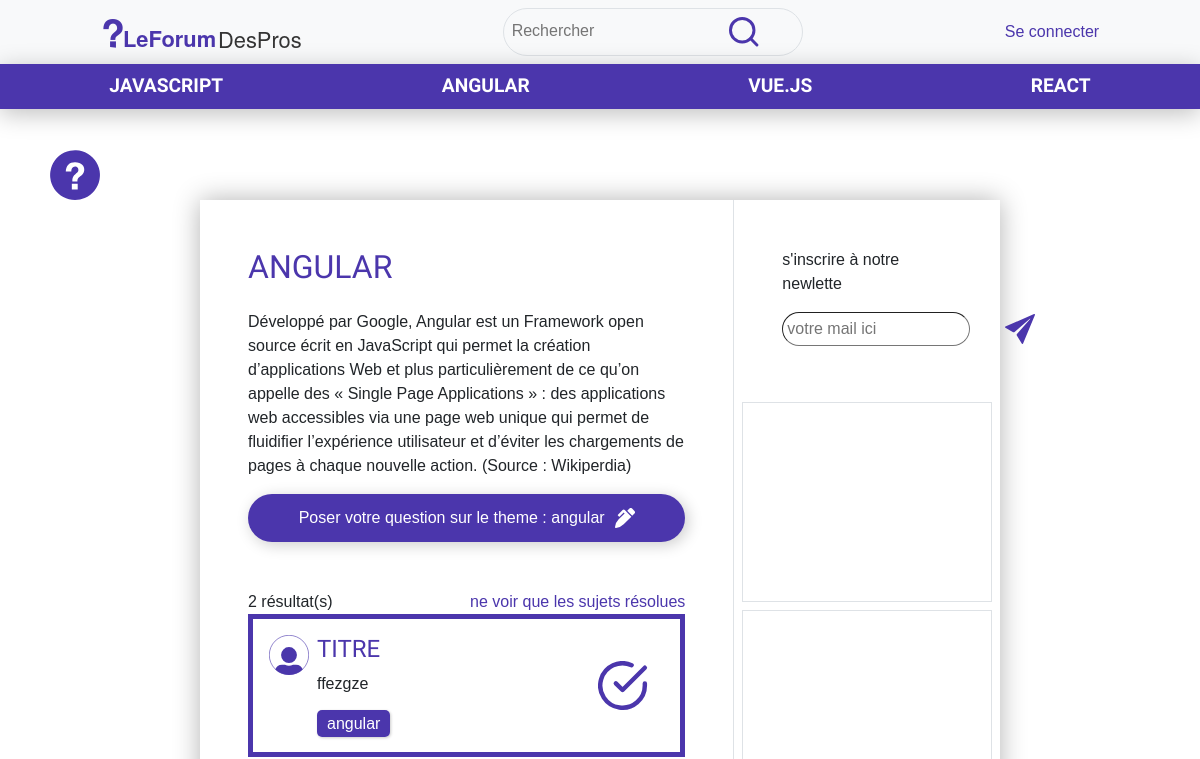
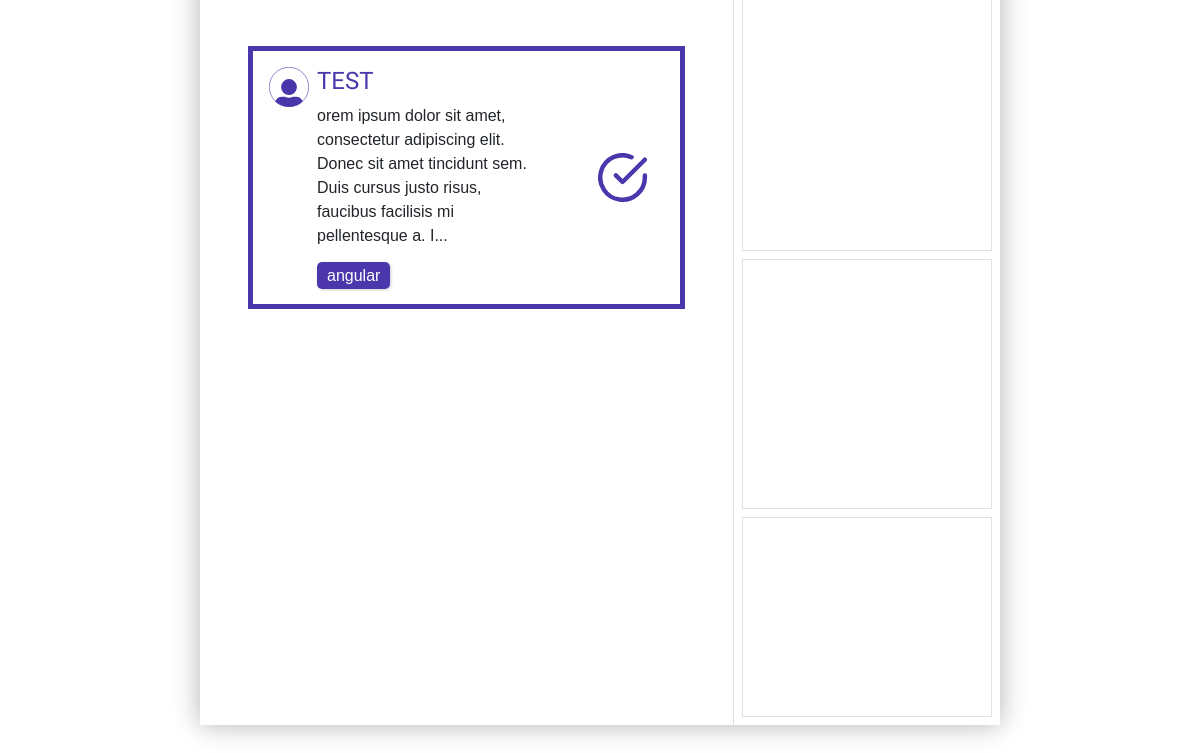
The app's page /index.php?action=pageCategorie&idCat=2, older data (2 pictures, top to bottom).
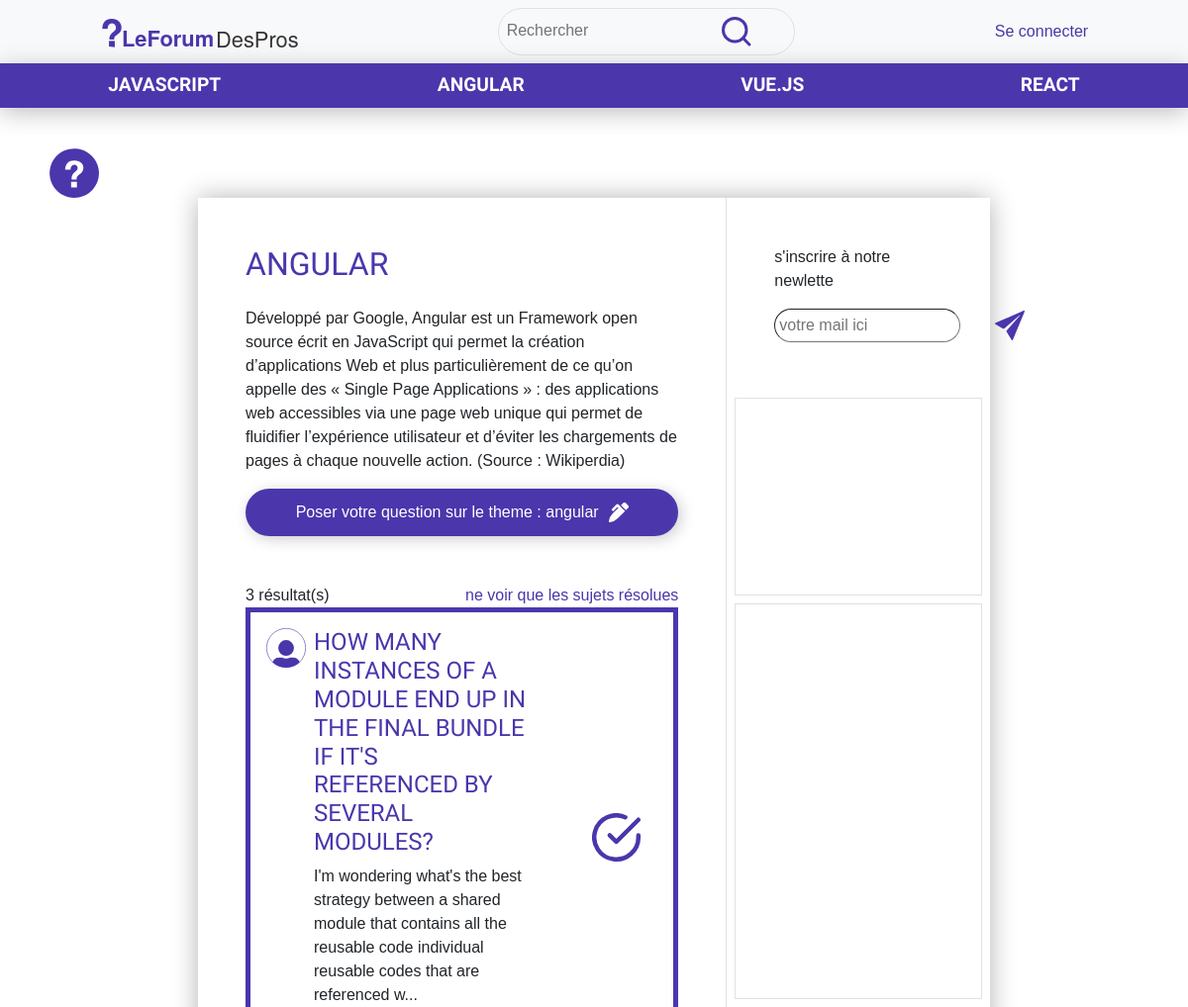
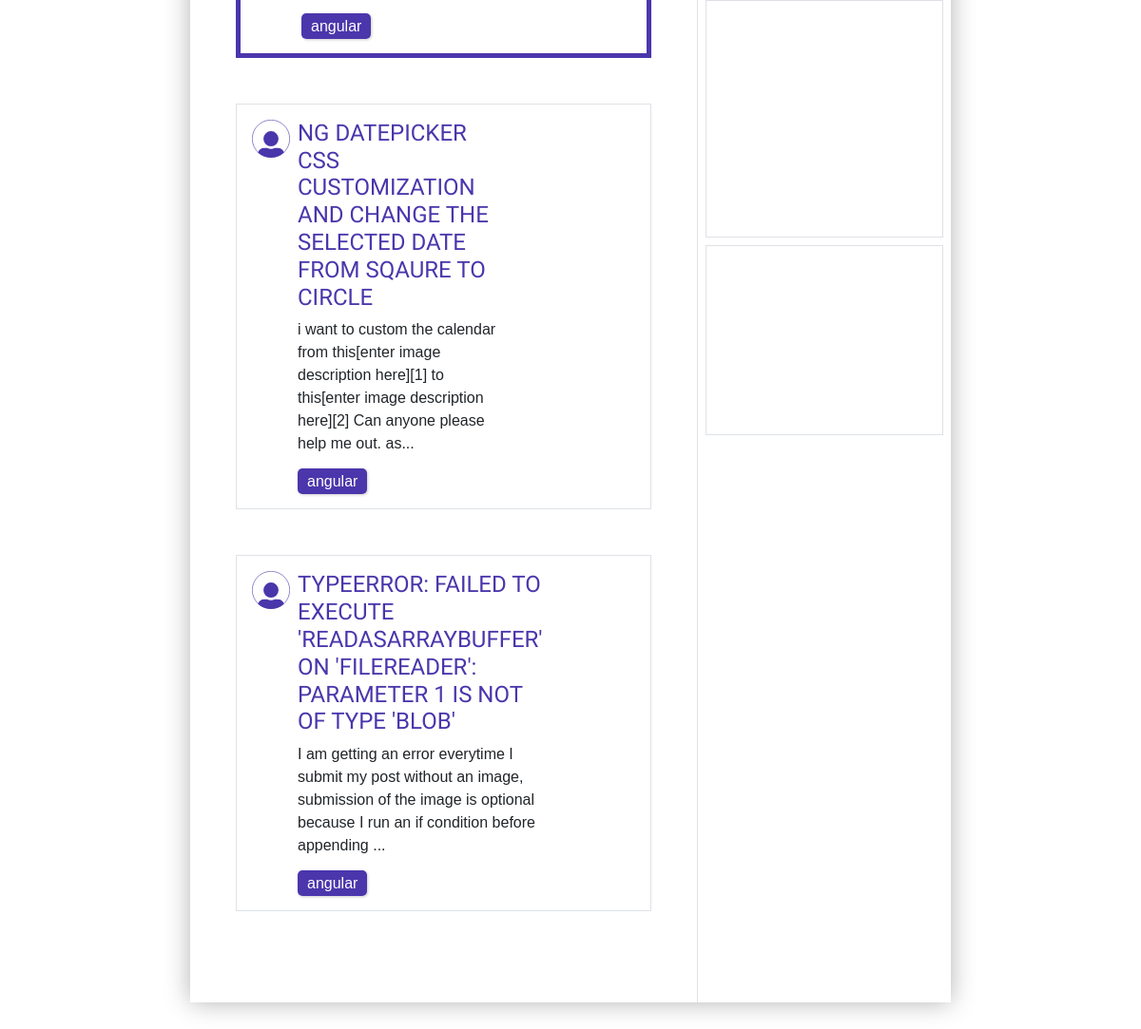
The same page, newer data (2 pictures, top to bottom).
### tables this page shows
CREATE TABLE `cat` (
  `id` int(11) NOT NULL,
  `categorie` varchar(100) NOT NULL,
  `def` text NOT NULL
);

CREATE TABLE `sujet` (
  `id` int(11) NOT NULL,
  `titre` varchar(200) NOT NULL,
  `contenu` text NOT NULL,
  `id_user` int(11) NOT NULL,
  `id_cat` int(11) NOT NULL,
  `resolue` tinyint(1) NOT NULL DEFAULT '0'
);

### config/actions.php (called while the page is built)
<?php
$listeDesActions = array(
    "" => "vues/home.php",
    "home" => "vues/home.php",
    "connexion" => "vues/connexion.php",
    "mySujet" => "vues/mySujet.php",
    "myMessage" => "vues/myMessage.php",
    "admin" => "vues/admin.php",
    "createPost" => "vues/createPost.php",
    "pageSujet" => "vues/pageSujet.php",
    "pageCategorie" => "vues/pageCategorie.php",
    "search" => "vues/search.php",
    "readMessage" => "vues/readMessage.php",
    "register" => "traitement/register.php",
    "login" => "traitement/login.php",
    "logout" => "traitement/logout.php",
    "newPost" => "traitement/newPost.php",
    "newCommentaire" => "traitement/newCommentaire.php",
    "deleteCom" => "traitement/deleteCom.php",
    "deleteSujet" => "traitement/deleteSujet.php",
    "deleteCat" => "traitement/deleteCat.php",
    "addCat" => "traitement/addCat.php",
    "deleteUser" => "traitement/deleteUser.php",
    "postResolue" => "traitement/postResolue.php",
    "changeAvatar" => "traitement/changeAvatar.php",
    "sendMessage" => "traitement/sendMessage.php",
    "sendReponse" => "traitement/sendReponse.php",
)
?>

### vues/pageCategorie.php (the view)
<?php
    if(isset($_GET['idCat'])) {
        $idCat = $_GET['idCat'];
        $getCat = $bdd->prepare('SELECT * FROM `cat` WHERE `id`=:id');
        $getCat->execute([
            'id' => $idCat
        ]);
        $cat = $getCat->fetch();
        if(isset($_GET['actionResolue']) AND $_GET['actionResolue'] == true){
            $getSujet = $bdd->prepare('SELECT * FROM `sujet` WHERE `resolue` = :resolue AND `id_cat`= :idCat ORDER BY `id` DESC');
            $getSujet->execute([
                'resolue' => 1,
                'idCat' => $idCat
            ]);
        } else {
            $getSujet = $bdd->prepare('SELECT * FROM `sujet` WHERE `id_cat`= :idCat ORDER BY `id` DESC');
            $getSujet->execute([
                'idCat' => $idCat
            ]);
        }
        $nbSujet = $getSujet->rowCount();
    }
    include('include/nav.php');
?>
<div class="pageCategorie marge page d-flex">
    <div class="feed col-8 p-5">
    <h2 class="mb-4"><?=$cat['categorie']?></h2>
    <p><?=$cat['def']?></p>
        <a class="button d-flex align-items-center justify-content-center" href="index.php?action=createPost&idCat=<?=$cat['id']?>">Poser votre question sur le theme : <?=$cat['categorie']?><img src="images/pen.svg" alt="pen" width="20px"></a>
        <div class="mt-5">
            <div class="d-flex justify-content-between">
                <div class="resultatNb"><?=$nbSujet?> résultat(s)</div>
                <?php if(isset($_GET['actionResolue']) AND $_GET['actionResolue'] == true) { ?>
                    <div><a class="link" href="?action=pageCategorie&idCat=<?=$idCat?>">voir tous les sujets </a></div>
                <?php } else { ?>
                    <div><a class="link" href="?action=pageCategorie&actionResolue=true&idCat=<?=$idCat?>">ne voir que les sujets résolues</a></div>
                <?php  } ?>
            </div>
            <?php while($s = $getSujet->fetch()){ ?>
                <?php if($s['resolue'] == 0) { ?>
                <div class="post d-flex mb-5 border border-1 p-3 justify-content-between">
                <?php } else { ?>
                <div class="post d-flex justify-content-between mb-5 border-violet p-3">
                <?php } ?>
                    <?php
                        $idCat = $s['id_cat'];
                        $catPost = $bdd->prepare('SELECT * FROM cat WHERE id=?');
                        $catPost->execute(array($idCat));
                        $cat = $catPost->fetch();
                    ?>
                    <div class="post d-flex align-items-start col-8">
                        <img src="images/user.svg" alt="user" class="me-2" width="40px">
                        <div class="sujetText">
                            <h4><a href="index.php?action=pageSujet&idSujet=<?=$s['id']?>"><?=$s['titre']?></a></h4>
                            <?php if(strlen($s['contenu']) > 150) { ?>
                                <p><?=substr($s['contenu'], 0, 150)?>...</p>
                            <?php } else { ?>
                                <p><?=$s['contenu']?></p>
                            <?php } ?>
                            <span class="categorie"><a href="index.php?action=pageCategorie&idCat=<?=$cat['id']?>"><?=$cat['categorie']?></a></span>
                        </div>
                    </div>
                    <div class="d-flex align-items-center justify-content-end col-4">
                        <?php if($s['resolue'] == 1) { ?>
                            <span class="p-3 d-flex align-items-center justify-content-center">
                                <img src="images/check.svg" width="50px" alt="chech">
                            </span>
                        <?php } ?>
                    </div>
                </div>
            <?php } ?>
        </div>
    </div>
    <?php include('include/sidebar.php') ?>
</div>

### index.php (shortened to what this page needs)
<?php
    include('config/actions.php');
?>
<!DOCTYPE html>
<html lang="fr">
<head>
    <link rel="stylesheet" href="asset/main.css">
    <link href="https://cdn.jsdelivr.net/npm/bootstrap@5.0.0-beta2/dist/css/bootstrap.min.css" rel="stylesheet">
</head>
<body>
    <div>
        <div>
            <div>
                <?php
                if (isset($_GET["action"])) {
                    $action = $_GET["action"];
                } else {
                    $action = "home";
                }
                if (array_key_exists($action, $listeDesActions) == false) {
                    include("vues/404.php");
                } else {
                    include($listeDesActions[$action]);
                }
                ?>
            </div>
        </div>
    </div>
</body>
</html>

### vues/include/nav.php (shortened to what this page needs)
<?php
    $getCat = $bdd->prepare('SELECT * FROM cat');
    $getCat->execute();
?>
<div class="fixed-top">
    <nav class="navbar d-flex justify-content-around bg-light">
        <a href="index.php?action=home"><img src="images/logo.svg" alt="logo" width="200px"></a>
        <div class="search border border-1 p-2 rounded-pill">
            <form action="?action=search" method="POST">
                <div class="form-group">
                    <input type="text" id="contenuSearch" name="contenuSearch" class="contenuSearch" placeholder="Rechercher">
                    <button type="submit"><img src="images/search.svg" alt="search" width="30px"></button>
                </div>
            </form>
        </div>
        <?php if(isset($_SESSION['id'])){ ?>
                <button class="bg-transparent" type="button" data-bs-toggle="modal" data-bs-target="#userProfil">
                    <img src="images/user/<?=$_SESSION['avatar']?>.svg" width="40px" alt=""> <?=$_SESSION['pseudo']?>
                </button>
                <div class="dropdown">
                    <button class="button dropdown-toggle" type="button" id="dropdownMenuButton1" data-bs-toggle="dropdown" aria-expanded="false">
                        Menu
                    </button>
                    <ul class="dropdown-menu" aria-labelledby="dropdownMenuButton1">
                        <?php if($_SESSION['role'] == 'admin') { ?>
                            <li><a class="dropdown-item link" href="index.php?action=admin">Admin</a></li>
                        <?php } else { ?>
                            <li><a class="dropdown-item link" href="index.php?action=mySujet">Mes sujets</a></li>
                            <li><a class="dropdown-item link" href="index.php?action=myMessage">Mes messages</a></li>
                        <?php } ?>
                            <li><a class="dropdown-item link" href="index.php?action=logout">Se déconnecter</a></li>
                    </ul>
                </div>
        <?php } else { ?>
            <a class="link" href="index.php?action=connexion">Se connecter</a>
        <?php } ?>
    </nav>
    <nav class="navbar list-categorie d-flex justify-content-around">
        <?php while($c = $getCat->fetch()){ ?>
            <a href="index.php?action=pageCategorie&idCat=<?=$c['id']?>"><?=$c['categorie']?></a>
        <?php } ?>
    </nav>
</div>

### vues/include/sidebar.php (shortened to what this page needs)
<div class="right col-4 border-start border-1">
    <div class="newsletter p-5 d-flex flex-column justify-content-center">
        <p>s'inscrire à notre newlette</p>
        <form action="?action=addMail" method="POST" class="d-flex">
            <input placeholder="votre mail ici" type="mail" id="mail" name="mail" class="rounded-pill border-1 p-1">
            <button type="submit"><img src="images/send.svg" width="30px" alt=""></button>
        </form>
    </div>
    <a href="https://labo.fnac.com/actualite/rocket-lake-s-intel-officialise-11e-generation-processeurs-core-pc-bureau/"
        target="_BLANK" class="pub pub1 m-2 border border-1 d-flex align-items-center justify-content-center"></a>
    <a href="https://images.unsplash.com/photo-1491933382434-500287f9b54b?ixid=MXwxMjA3fDB8MHxwaG90by1wYWdlfHx8fGVufDB8fHw%3D&ixlib=rb-1.2.1&auto=format&fit=crop&w=1000&q=80"
        target="_BLANK" class="pub pub2 m-2 border border-1 d-flex align-items-center justify-content-center"></a>
    <a href="https://images.unsplash.com/photo-1598368518818-f7c79b6d982f?ixid=MXwxMjA3fDB8MHxwaG90by1wYWdlfHx8fGVufDB8fHw%3D&ixlib=rb-1.2.1&auto=format&fit=crop&w=1653&q=80"
        target="_BLANK" class="pub pub3 m-2 border border-1 d-flex align-items-center justify-content-center"></a>
    <a href="https://labo.fnac.com/actualite/rocket-lake-s-intel-officialise-11e-generation-processeurs-core-pc-bureau/"
        target="_BLANK" class="pub pub4 m-2 border border-1 d-flex align-items-center justify-content-center"></a>
</div>
<a href="#" data-bs-toggle="modal" data-bs-target="#proposition" class="link plus d-flex align-items-center"><img class="me-3" width="50px" src="images/plus.svg"> </a>

### asset/main.css (style rules this page uses)
* { margin: 0; padding: 0; font-family: Helvetica, sans-serif; }
.marge { margin-left: 200px; margin-right: 200px; margin-top: 200px; margin-bottom: 50px; }
.border-violet { border: #4B36AC 5px solid !important; }
a { text-decoration: none !important; }
a.link { color: #4B36AC; }
button { border: none; min-width: 100px; }
.button { background-color: #4B36AC; color: white; border-radius:50px; padding: 12px 10px 12px 10px; box-shadow: 3px 3px 15px rgba(0, 0, 0, .20); text-decoration: none; transition: all .3s ease; }
.button img { margin-left: 10px; }
h2, h4 { font-family: 'Viga', sans-serif; color: #4B36AC; text-transform: uppercase; }
.page { box-shadow: 0px 0px 25px rgba(0, 0, 0, .30); background-color: white; }
nav.list-categorie { background-color: #4B36AC; box-shadow: 0px 5px 25px rgba(0, 0, 0, .25); }
nav.list-categorie a { font-family: 'Viga', sans-serif; color: white; text-transform: uppercase; font-size: 1.2em; font-weight: bold; text-decoration: none; transition: opacity .2s ease; }
.sujetText H4 a { font-family: 'Viga', sans-serif; color: #4B36AC; text-transform: uppercase; }
span a { color: white; transition: color .2s ease; }
span.categorie { background-color: #4B36AC; border-radius: 5px; padding: 5px 10px 5px 10px; box-shadow: 1px 1px 3px rgba(0, 0, 0, .20); }
.search form input { border: none; background: transparent; }
.search form button { border: none; background: transparent; }
.newsletter button { background-color: transparent; }
.pub1 { background: url('https://labo.fnac.com/wp-content/uploads/2021/03/Intel-11th_Gen-Core-desktop-1-650x455.jpg'); background-size: cover; background-position: center; content:" "; height: 200px; }
.pub2 { background: url('https://images.unsplash.com/photo-1491933382434-500287f9b54b?ixid=MXwxMjA3fDB8MHxwaG90by1wYWdlfHx8fGVufDB8fHw%3D&ixlib=rb-1.2.1&auto=format&fit=crop&w=1000&q=80'); background-size: cover; background-position: center; content:" "; height: 400px; }
.pub3 { background: url('https://images.unsplash.com/photo-1598368518818-f7c79b6d982f?ixid=MXwxMjA3fDB8MHxwaG90by1wYWdlfHx8fGVufDB8fHw%3D&ixlib=rb-1.2.1&auto=format&fit=crop&w=1653&q=80'); background-size: cover; background-position: center; content:" "; height: 250px; }
.pub4 { background: url('https://images.unsplash.com/photo-1472437774355-71ab6752b434?ixid=MXwxMjA3fDB8MHxwaG90by1wYWdlfHx8fGVufDB8fHw%3D&ixlib=rb-1.2.1&auto=format&fit=crop&w=1567&q=80'); background-size: cover; background-position: center; content:" "; height: 200px; }
.plus { position: fixed; top: 150px; left: 50px; }

Row changes from the older to the newer data that the page shows:
removed sujet: titre "TITRE", contenu "ffezgze", id_cat.categorie "angular", resolue 1 (drawn)
removed sujet: titre "TEST", contenu "orem ipsum dolor sit amet, consectetur adipiscing elit. Donec sit amet tincidunt sem. Duis cursus justo risus, faucibus facilisis mi pellentesque a. I", id_cat.categorie "angular", resolue 1 (drawn)
added sujet: titre "HOW MANY INSTANCES OF A MODULE END UP IN THE FINAL BUNDLE IF IT'S REFERENCED BY SEVERAL MODULES?", contenu "I'm wondering what's the best strategy between a shared module that contains all the reusable code individual reusable codes that are referenced w", id_cat.categorie "angular", resolue 1 (drawn)
added sujet: titre "NG DATEPICKER CSS CUSTOMIZATION AND CHANGE THE SELECTED DATE FROM SQAURE TO CIRCLE", contenu "i want to custom the calendar from this[enter image description here][1] to this[enter image description here][2] Can anyone please help me out. as", id_cat.categorie "angular"
added sujet: titre "TYPEERROR: FAILED TO EXECUTE 'READASARRAYBUFFER' ON 'FILEREADER': PARAMETER 1 IS NOT OF TYPE 'BLOB'", contenu "I am getting an error everytime I submit my post without an image, submission of the image is optional because I run an if condition before appending", id_cat.categorie "angular"
Text that changed along with them:
$nbSujet: "2" → "3"
